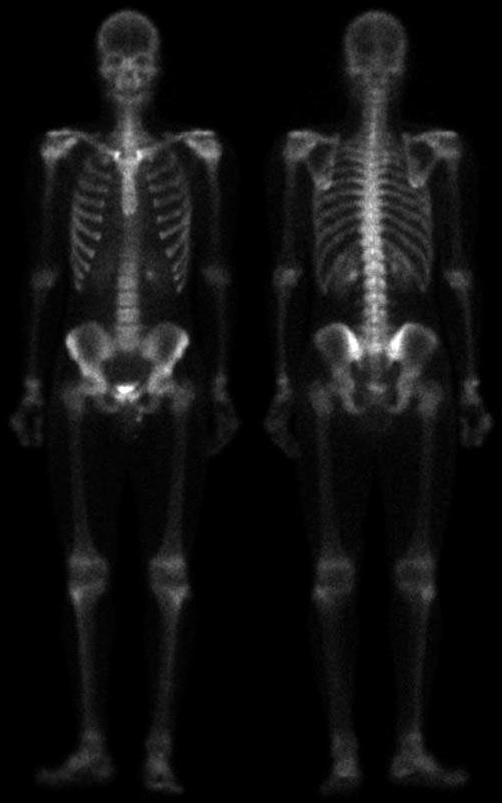
%> input picture Image_Processing/Image_Pre-Processing_Tests/bone.tif, 502 x 803 px
$ octave Assignment_test.m   (GNU Octave 9; MATLAB toolbox functions it lacks are replaced by stand-ins)
%> lines starting %> are read from the running program, lines starting %| are printed output that depends on the picture; in (x1, y1, x2, y2) boxes, pixels count from 0 and x2, y2 are one past the last pixel; in counts of white or black regions, pixels touching at a corner belong together; the program's own positions count from 1
% Question 1: Image Pre-Processing Tests
% DON'T CHANGE VARIABLE NAMES

% Read image bone.tif
image = imread('bone.tif');
%> image is the input picture: size 803x502 uint8; min 0, max 255, mean 17.1
colormap(gray);


subplot(2,3,1),
% Use display image with scaled colors command (not 'imshow'). Put title 'Original'
% Add instruction(s) here:
imagesc(image);
title('Original');
% 1 - Image Thresholding Test
% Determine automatic threshold value 'thresh' by MATLAB itself, then use this threshold
% value to get the threshold image 'thresh_image'

% Add instruction(s) here:
thresh =  graythresh(image)  ;
%> thresh = 0.165
thresh_image = im2bw(image,thresh) ;
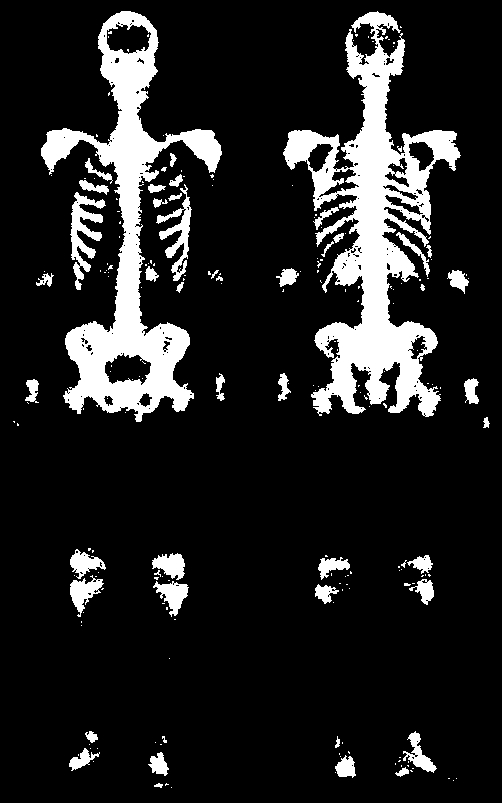
%> thresh_image: size 803x502 logical; 13.7% white; 210 white regions (164 under 20 px), largest, box (x1, y1, x2, y2) and area: (283, 11, 461, 417) 24331, (41, 11, 222, 422) 19636, (70, 192, 106, 290) 1398

subplot(2,3,2),
% Use display image with scaled colors command (not 'imshow'). Put title 'Threshold'
% Add instruction(s) here:
imagesc(thresh_image);
title('Threshold');
% 2 - Image Background Removal Test
% Remove image background by calculating image mean 'average_image' then
% subtract it from the original image 'image' to get 'bgremove_image'
% Add instruction(s) here:
average_image =   mean2(image)  ;
%> average_image = 17.14
bgremove_image = imsubtract(image,average_image)   ;

subplot(2,3,3),
% Use display image with scaled colors command (not 'imshow'). Put title 'Bg remove'
% Add instruction(s) here:
imagesc(bgremove_image);
title('Bg remove');
% 3 - Image Hilbert Transform Test
% Apply Hilbert transform on the image 'image' to get 'hilb_image'
% Note: Hilbert transform generates complex numbers outputs

% Add instruction(s) here:
hilb_image =  hilbert(image);

subplot(2,3,4),
% Use display image with scaled colors command (not 'imshow'). Put title 'Hilbert'
% Add instruction(s) here:
imagesc(imag(hilb_image));
title('Hilbert')
% 4 - Image Natural Log Test
% Apply Natural Log function on the image 'image' to get 'ln_image'
% Note: You need to use mat2gray to convert the format of the image first
% Also, change negative values to positive for display purposes
% Add instruction(s) here:
ln_image = log(mat2gray(image));
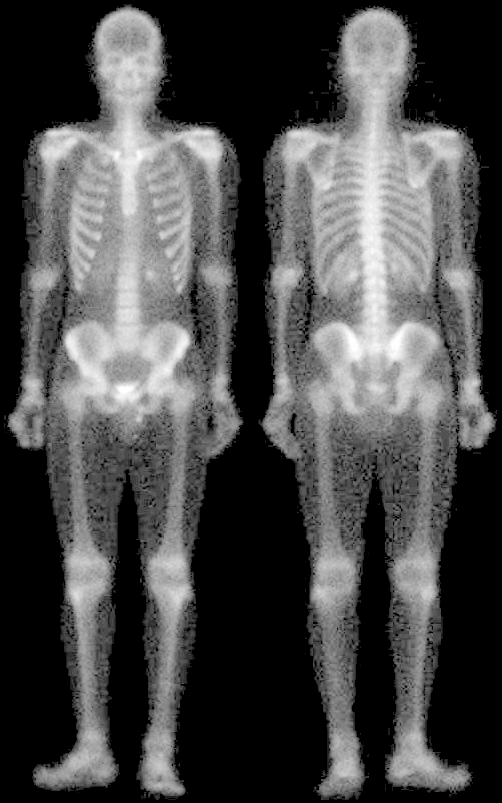
%> ln_image: size 803x502 double; 41.51% of the values are NaN or infinite; the others: min -5.54, max 0, mean -2.78; drawn with min black, max white, NaN and infinite black

subplot(2,3,5),
% Use display image with scaled colors command (not 'imshow'). Put title as 'Natural Log'
% Add instruction(s) here:
imagesc(ln_image);
title('Natural Log');
% 5 - Image standard deviation Test
% Apply standard deviation filter on the image 'image' to get 'std_image'
% Add instruction(s) here:
std_image =  stdfilt(image);
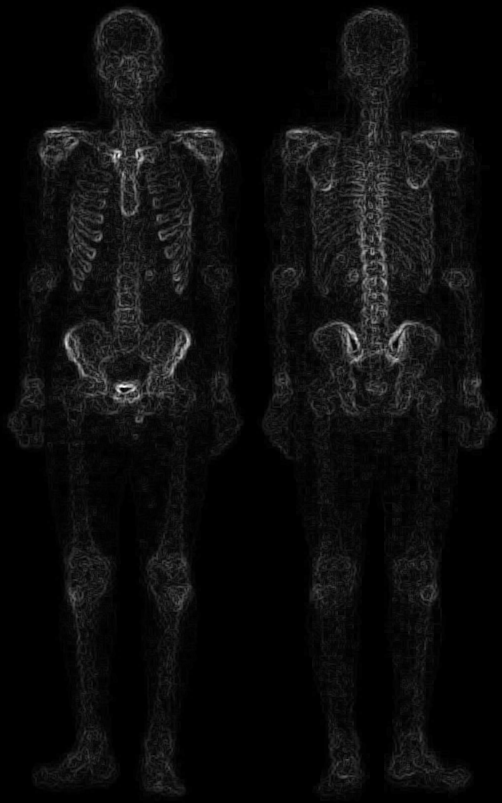
%> std_image: size 803x502 double; min 0, max 49.37, mean 2.4; drawn with min black and max white

subplot(2,3,6),
% Use display image with scaled colors command (not 'imshow'). Put title as 'Std Dev'
% Add instruction(s) here:
imagesc(std_image);
title('Std Dev');
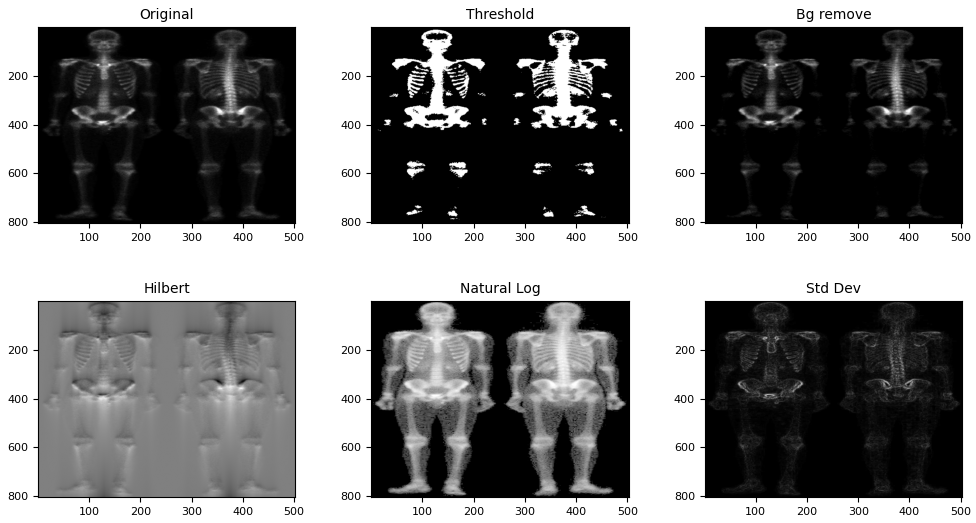
%> figure redrawn from the program's plot data, 6 panels
% ------------------------------------------------------------------------------------

% Question 2: Detect a letter in a text image
% DON'T CHANGE VARIABLE NAMES

% Read image text.png
%> (the run ends here)
